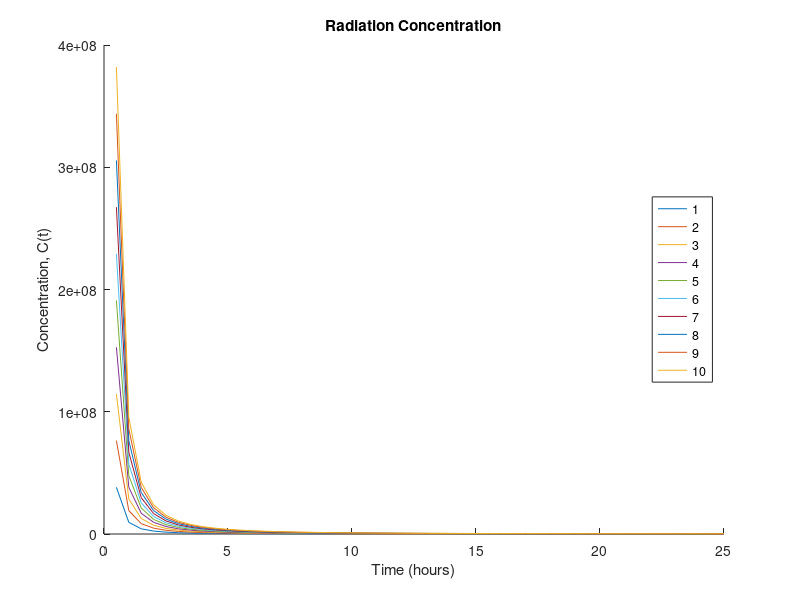

Write MATLAB code to recreate this figure.
t = 0:0.5:25;
title ('Radiation Concentration');
xlabel('Time (hours)'); ylabel('Concentration, C(t)');
hold on;
for a = 1:1:10
    particles = a * 1.2 * 10 ^ 8;
    r = t * 2;
    area = pi * r .^ 2;
    concentration = particles ./ area;
    plot(t,concentration);
end
legend ("1", "2", "3", "4", "5", "6", "7", "8", "9", "10", "location", "east");
hold off;

pause


a = input('yield (kilotons) = ');
distance = input ('distance (miles) = ');
particles = a * 1.2 * 10 ^ 8;
area = pi * distance ^ 2;
concentration = particles / area;
if (concentration > 10 ^ 6)
    output = "danger";
elseif (concentration > 10 ^ 5)
    output = "warning";
else 
    output = "safety";
end

str = ['President Jones, for your %.2f kiloton blast at %.2f miles,', ...
' your particle concentration is %.2f ',...
'and you are in the %s zone.\n'];
printf(strcat(str), a, distance, concentration, output);
